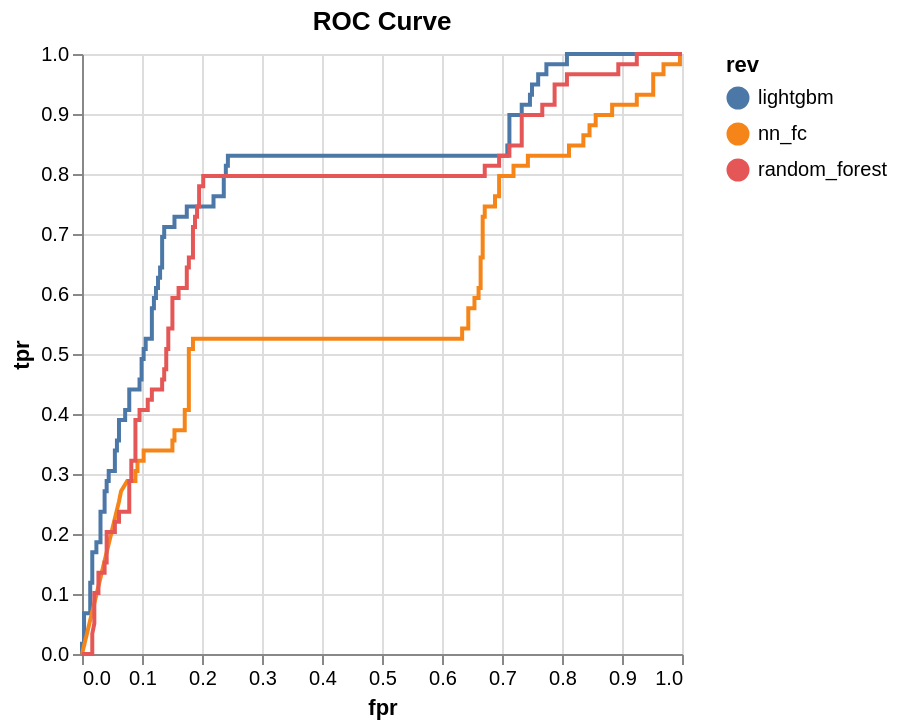

The specification (Vega-Lite) saved for this image:
### Vega-Lite specification from a JSON file in a GitHub repository (floating-point values rounded to 4 significant figures; data arrays with more than 128 entries replaced by an {"elided": "..."} marker saying what was removed)
{"$schema": "https://vega.github.io/schema/vega-lite/v5.json", "data": {"values": {"elided": "241 records"}}, "title": "ROC Curve", "width": 300, "height": 300, "layer": [{"encoding": {"x": {"field": "fpr", "type": "quantitative", "title": "fpr"}, "y": {"field": "tpr", "type": "quantitative", "title": "tpr", "scale": {"zero": false}}, "color": {"field": "rev", "type": "nominal"}}, "layer": [{"mark": "line"}, {"selection": {"label": {"type": "single", "nearest": true, "on": "mouseover", "encodings": ["x"], "empty": "none", "clear": "mouseout"}}, "mark": "point", "encoding": {"opacity": {"condition": {"selection": "label", "value": 1}, "value": 0}}}]}, {"transform": [{"filter": {"selection": "label"}}], "layer": [{"mark": {"type": "rule", "color": "gray"}, "encoding": {"x": {"field": "fpr", "type": "quantitative"}}}, {"encoding": {"text": {"type": "quantitative", "field": "tpr"}, "x": {"field": "fpr", "type": "quantitative"}, "y": {"field": "tpr", "type": "quantitative"}}, "layer": [{"mark": {"type": "text", "align": "left", "dx": 5, "dy": -5}, "encoding": {"color": {"type": "nominal", "field": "rev"}}}]}]}]}
